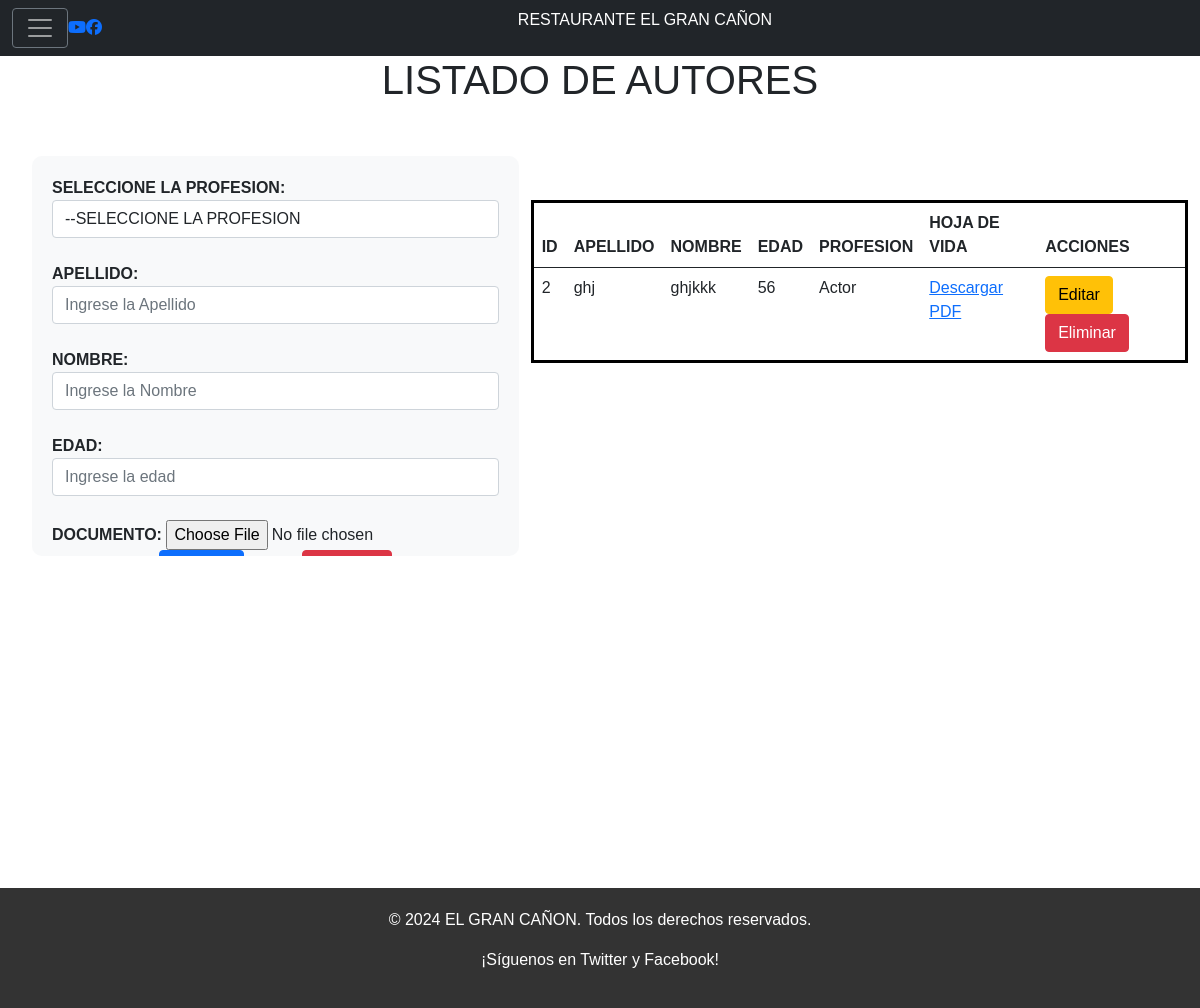
The page /listadoAutores/ on the database its author committed.
### Aplicaciones/Facturacion/models.py (models this page shows, shortened)
class Autor(models.Model):
    id_bg = models.AutoField(primary_key=True)
    apellido_bg = models.CharField(max_length=150)
    nombre_bg = models.CharField(max_length=150)
    edad_bg = models.IntegerField()
    fotografia_portada = models.FileField(upload_to='autor', null=True, blank=True)
    profesion_bg = models.ForeignKey(Profesion, on_delete=models.PROTECT, null=True, blank=True)

class Profesion(models.Model):
    id_bg = models.AutoField(primary_key=True)
    nombre_bg = models.CharField(max_length=150)
    descripcion_bg = models.TextField()

### Aplicaciones/Facturacion/views.py (the view)
# urls.py: path('listadoAutores/',views.listadoAutores),
def listadoAutores(request):
    autoresBdd = Autor.objects.all()
    profesionBdd = Profesion.objects.all()
    return render(request, 'listadoAutores.html', {'autores': autoresBdd, 'profesiones': profesionBdd})

### Aplicaciones/Facturacion/templates/listadoAutores.html (shortened to what this page needs)
{% extends "./plantilla.html"%}
  {% load static %}
  {%block contenido%}
    <h1>LISTADO DE AUTORES</h1>
    <br>
    <ul>
        <div class="row">
              <div class="col-md-5" style="overflow-y: auto; max-height: 400px;">
                <form action="/guardarAutor/" method="post" enctype="multipart/form-data" id="frm_nuevo_autor">
                    <b>SELECCIONE LA PROFESION:</b>
                    <select class="form-control" name="id_profesion" required>
                      <option value="">--SELECCIONE LA PROFESION  </option>
                    </select>
                    <br>
                      <b>APELLIDO:</b>
                      <br>
                      <input type="text" name="apellido_bg" value="" id="apellido_bg" placeholder="Ingrese la Apellido" class="form-control" required>
                      <br>
                      <b>NOMBRE:</b>
                      <input type="text" name="nombre_bg" value="" id="nombre_bg" placeholder="Ingrese la Nombre" class="form-control" required>
                      <br>
                      <b>EDAD:</b>
                      <input type="number" name="edad_bg" value="" id="edad_bg" placeholder="Ingrese la edad" class="form-control" required>
                      <br>
                      <b>DOCUMENTO:</b>
                      <input type="file" name="fotografia_portada" accept=".pdf" id="fotografia_portada" value="" >
                    <center>
                        <button type="submit" name="button" class="btn btn-primary">Guardar</button>
                        <button type="submit" name="button" class="btn btn-danger">Cancelar</button>
                    </center>
                </form>
            </div>
            <div class="col-md-7">
        <div class="d-flex justify-content-center align-items-center">
        </div>
        <br>
                <table class="table" id="tbl_autores">
                    <thead>
                        <tr>
                            <th>ID</th>
                            <th>APELLIDO</th>
                            <th>NOMBRE</th>
                            <th>EDAD</th>
                            <th>PROFESION</th>
                            <th>HOJA DE VIDA</th>
                            <th>ACCIONES</th>
                        </tr>
                    </thead>
                    <tbody>
                        {% for autor in autores %}
                            <tr>
                                <td>{{ autor.id_bg }}</td>
                                <td>{{ autor.apellido_bg }}</td>
                                <td>{{ autor.nombre_bg }}</td>
                                <td>{{ autor.edad_bg }}</td>
                                <td>{{autor.profesion_bg.nombre_bg}}</td>
                                <td>
                                  {% if autor.fotografia_portada %}
                                    <object data="{{ autor.fotografia_portada.url }}" type="application/pdf" width="100%" height="500px">
                                      <p> <a href="{{ autor.fotografia_portada.url }}" target="_blank">Descargar PDF</a></p>
                                    </object>
                                  {% else %}
                                    <b>N/A</b>
                                  {% endif %}
                                </td>
                                <td>
                                    <a href="/editarAutor/{{autor.id_bg}}" class="btn btn-warning">Editar</a>
                                    <a href="javascript:void(0)"
                                    onclick="eliminarAutor('/eliminarAutor/{{autor.id_bg}}');"class="btn btn-danger">Eliminar</a>
                                </td>
                            </tr>
                        {% endfor %}
                    </tbody>
                </table>
            <br>
    </ul>
  {%endblock%}

### biblioteca_recuperacion_bg/static/css/principal.css (style rules this page uses)
table { border: 3px solid black !important; }
body { margin: 0; padding: 0; font-family: Arial, sans-serif; background: linear-gradient(to right, #dcdcdc, #f8f8f8); background-image: url('https://png.pngtree.com/thumb_back/fh260/background/20210408/pngtree-funny-alphabet-education-colorful-cute-image_603563.jpg'); background-size: cover; background-position: center; background-repeat: no-repeat; }
h1 { text-align: center; }
.row { margin: 20px 0; }
.col-md-5 { background-color: #f8f9fa; padding: 20px; border-radius: 10px; }

### rows shown on the page
Autor: id_bg "2", apellido_bg "ghj", nombre_bg "ghjkkk", edad_bg "56", profesion_bg.nombre_bg "Actor"
